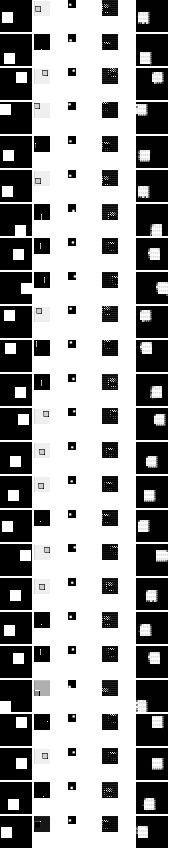

This figure's Python source:

# -*- coding: utf-8 -*-

from microNN    import MicroNN
from PIL        import Image, ImageDraw
from random     import random

# ----------------------------------------------------------------

etaLR           = 3.0   # Learning rate
explCount       = 50    # Number of examples
batchSize       = 10    # Size of minibatchs
evalCount       = 25    # Number of evaluations

w               = 32    # Sides size of images
s               = 10    # Sides size of rectangles

# ----------------------------------------------------------------

microNN              = MicroNN()
microNN.LearningRate = etaLR

l1 = microNN.AddInputLayer    ( dimensions    = MicroNN.Init2D(w, w),
                                shape         = MicroNN.Shape.Byte )

l2 = microNN.AddConv2DLayer   ( filtersCount  = 5,
                                filtersDepth  = 3,
                                convSize      = 3,
                                stride        = 2,
                                shape         = MicroNN.Shape.Neuron,
                                activation    = MicroNN.Activation.LeakyReLU,
                                initializer   = MicroNN.ReLUInitializer(MicroNN.Initializer.HeUniform) )

l3 = microNN.AddConv2DLayer   ( filtersCount  = 3,
                                filtersDepth  = 1,
                                convSize      = 3,
                                stride        = 2,
                                shape         = MicroNN.Shape.Neuron,
                                activation    = MicroNN.Activation.LeakyReLU,
                                initializer   = MicroNN.ReLUInitializer(MicroNN.Initializer.HeUniform) )

l4 = microNN.AddDeconv2DLayer ( filtersCount  = 5,
                                filtersDepth  = 3,
                                convSize      = 3,
                                deconvSize    = 2,
                                shape         = MicroNN.Shape.Neuron,
                                activation    = MicroNN.Activation.LeakyReLU,
                                initializer   = MicroNN.ReLUInitializer(MicroNN.Initializer.HeUniform) )

l5 = microNN.AddDeconv2DLayer ( filtersCount  = 3,
                                filtersDepth  = 1,
                                convSize      = 3,
                                deconvSize    = 2,
                                shape         = MicroNN.Shape.Byte,
                                activation    = MicroNN.Activation.Sigmoid,
                                initializer   = MicroNN.LogisticInitializer(MicroNN.Initializer.XavierUniform) )

microNN.InitWeights()

print()
print('MicroNN:')
print('  - Layers      : %s' % microNN.LayersCount)
print('  - Neurons     : %s' % microNN.NeuronsCount)
print('  - Connections : %s' % microNN.ConnectionsCount)
print()

# ----------------------------------------------------------------

# Function: Gets an image with random rectangle position,
def getPx() :
    x    = int(random() * (w-s))
    y    = int(random() * (w-s))
    img  = Image.new('RGB', (w, w), (0, 0, 0))
    draw = ImageDraw.Draw(img)
    draw.rectangle((x, y, x+s, y+s), fill=(255, 255, 255))
    return [ [ img.getpixel((x, y))[0] for y in range(w) ] for x in range(w) ]

# ----------------------------------------------------------------

# Function: Draws 2D values of a layer output in image,
def drawValues(layer, depthIdx, img, posX, posY) :
    values = layer.GetOutputValues()
    valMin = None
    valMax = None
    # Calculation of limits for the calibration of values,
    for x in range(len(values)) :
        for y in range(len(values[x])) :
            val    = values[x][y] if depthIdx is None else values[x][y][depthIdx]
            valMin = val if valMin is None else min(val, valMin)
            valMax = val if valMax is None else max(val, valMax)
    # Draws the calibrated values of the layer output from specified depth,
    for x in range(len(values)) :
        for y in range(len(values[x])) :
            val = values[x][y] if depthIdx is None else values[x][y][depthIdx]
            col = round( (val-valMin) * 255 / (valMax-valMin) )
            img.putpixel((posX+x, posY+y), (col, col, col))

# ----------------------------------------------------------------

# 1) Learning from examples,
for i in range(explCount) :
    px   = getPx()
    inpt = [ [   px[x][y]   for y in range(w)] for x in range(w) ]
    outp = [ [ [ px[x][y] ] for y in range(w)] for x in range(w) ]
    microNN.AddExample(inpt, outp)
try :
    microNN.LearnExamples(minibatchSize=batchSize)
    print('\n ---> Ok!')
except KeyboardInterrupt :
    print('\n ---> Aborted by user...')
except Exception as ex :
    print('\n ---> Aborted by exception: %s...' % ex)
print()

# ----------------------------------------------------------------

# 2) Tests from evaluations and saves the PNG image of results,
img = Image.new('RGB', (5*(w+2), evalCount*(w+2)), (255, 255, 255))
for i in range(evalCount) :
    # Feed forward,
    px    = getPx()
    inpt  = [[px[x][y] for y in range(w)] for x in range(w)]
    outp  = microNN.Predict(inpt)
    # Draws values of layers outputs,
    drawValues(l1, None, img,       0, i*(w+2))
    drawValues(l2,    0, img,     w+2, i*(w+2))
    drawValues(l3,    0, img, 2*(w+2), i*(w+2))
    drawValues(l4,    0, img, 3*(w+2), i*(w+2))
    drawValues(l5,    0, img, 4*(w+2), i*(w+2))
img.save('autoencoder conv.png')
print('Image saved!')
print()
